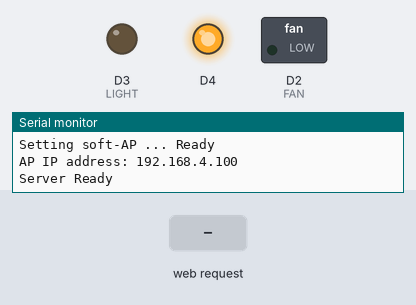
Recording of a sketch running on a simulated ESP8266 (NodeMCU). Shown: switched loads named in the sketch (green lamp = pin HIGH), output pins drawn as LEDs (lit = HIGH), the last lines printed to the serial monitor. The inputs (shaded band) are chosen by the test bench. WiFi joins after 1.5 s; servers stay silent unless stated.

Above: at 5.2 s.
5.3 s: HTTP request GET /FL received
At 8.2 s:
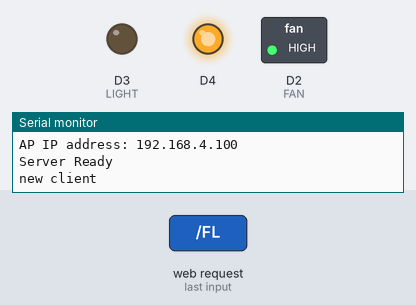
14.0 s: HTTP request GET /LO received
At 17.1 s:
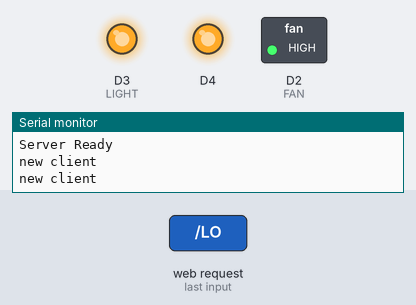
22.7 s: HTTP request GET /FH received
At 25.9 s:
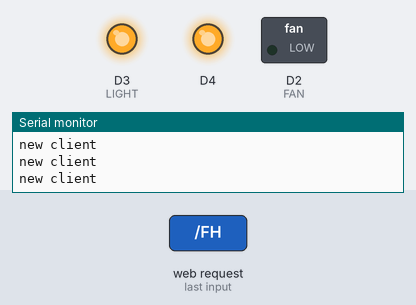
31.4 s: HTTP request GET /LH received
At 31.9 s:
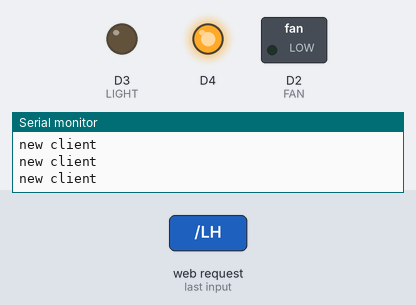
Timing chart, 0 to 39.1 s (numbered marks = the images above; inputs shaded):
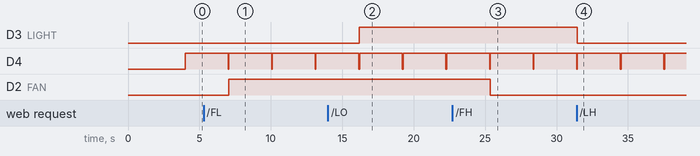

The sketch:

WiFi_Button.ino
```cpp
#include <ESP8266WiFi.h>
#include <WiFiClient.h>
#include <ESP8266WebServer.h>

#define FAN     D2
#define LIGHT   D3

IPAddress local_IP(192,168,4,100);
IPAddress gateway(192,168,4,1);
IPAddress subnet(255,255,255,0);

/* This are the WiFi access point settings. Update them to your likin */
const char *ssid = "FLController";
const char *password = "Welcome12#";

WiFiServer server(80);

void setup() {
  pinMode(LED_BUILTIN, OUTPUT);     // Initialize the LED_BUILTIN pin as an output
  pinMode(FAN,OUTPUT);              // FAN
  pinMode(LIGHT,OUTPUT);            // LIGHT
  digitalWrite(FAN,LOW);
  digitalWrite(LIGHT,LOW);
  WIFI_CONNECT();                   // Connecting to WiFi
  server.begin();                   // Begin server
}

void loop() {
  // put your main code here, to run repeatedly:
  built_in_led_blink();
  // Check to see if the client request was "GET /H" or "GET /L":
 WiFiClient client = server.available();
  if (client) {
    Serial.println("new client");           // print a message out the serial port
    String currentLine = "";                // make a String to hold incoming data from the client
    while (client.connected()) {            // loop while the client's connected
      if (client.available()) {             // if there's bytes to read from the client,
        char c = client.read();             // read a byte, then
        //Serial.write(c);                    // print it out the serial monitor
            if (c == '\n') {                // if the byte is a newline character

          // if the current line is blank, you got two newline characters in a row.
          // that's the end of the client HTTP request, so send a response:

          if (currentLine.length() == 0) {
            // HTTP headers always start with a response code (e.g. HTTP/1.1 200 OK)
            // and a content-type so the client knows what's coming, then a blank line:
            client.println("HTTP/1.1 200 OK");
            client.println("Content-type:text/html");
            client.println();
            client.println("<html>"); // Start of HTML
            client.println("<head>");
            client.println("<meta http-equiv='refresh' content='1' />");  // Refresh webpage every 3 seconds
            client.println("</head>");

            client.println("<body style = 'background-color: black'>");
            client.println("</body>"); // Start of HTML
            client.println("</html>"); // Start of HTML
            // The HTTP response ends with another blank line:
            client.println();
            // break out of the while loop:
            break;
          }
          else {      // if you got a newline, then clear currentLine:
            currentLine = "";
          }
        }
        else if (c != '\r') {    // if you got anything else but a carriage return character,
          currentLine += c;      // add it to the end of the currentLine
        }
        // Check to see if the client request was "GET /H" or "GET /L":
        if (currentLine.endsWith("GET /FH")) {
          digitalWrite(FAN, LOW);               // GET /H turns the LED on
        }
        if (currentLine.endsWith("GET /FL")) {
          digitalWrite(FAN, HIGH);                // GET /L turns the LED off
        }
        if (currentLine.endsWith("GET /LH")) {
          digitalWrite(LIGHT, LOW);               // GET /H turns the LED on
        }
        if (currentLine.endsWith("GET /LO")) {
          digitalWrite(LIGHT, HIGH);                // GET /L turns the LED off
        }
      }// end of if(client.available())
    }// end of while(client.disconnect())
    // close the connection:
   // client.stop();
    //Serial.println("client disconnected");
  } // end of if(client)

}// void loop ends here...................................

void built_in_led_blink(void){
   digitalWrite(LED_BUILTIN, HIGH);
   delay(3000);
   digitalWrite(LED_BUILTIN, LOW);
   delay(50);
}

void WIFI_CONNECT(void){
  delay(1000);
  Serial.begin(115200);
  Serial.println();
  Serial.println("Configuring access point...");

  //set-up the custom IP address
  WiFi.mode(WIFI_AP_STA);
  Serial.println(WiFi.softAPConfig(local_IP, gateway, subnet) ? "Ready" : "Failed!");
  delay(1000);

  Serial.print("Setting soft-AP ... ");
  Serial.println(WiFi.softAP(ssid,password) ? "Ready" : "Failed!");
  delay(1000);

  Serial.print("AP IP address: ");
  Serial.println(WiFi.softAPIP());
  delay(1000);
  Serial.println("Server Ready");
}
```

Measured:
- after the input at 5.3 s, D2 (FAN): LOW → HIGH after 1.8 s
- after the input at 14.0 s, D3 (LIGHT): LOW → HIGH after 2.2 s
- after the input at 22.7 s, D2 (FAN): HIGH → LOW after 2.7 s
- after the input at 31.4 s, D3 (LIGHT): HIGH → LOW after 0.06 s
- by itself, D4: alternates HIGH for 3.0 s and LOW for 0.05 s
